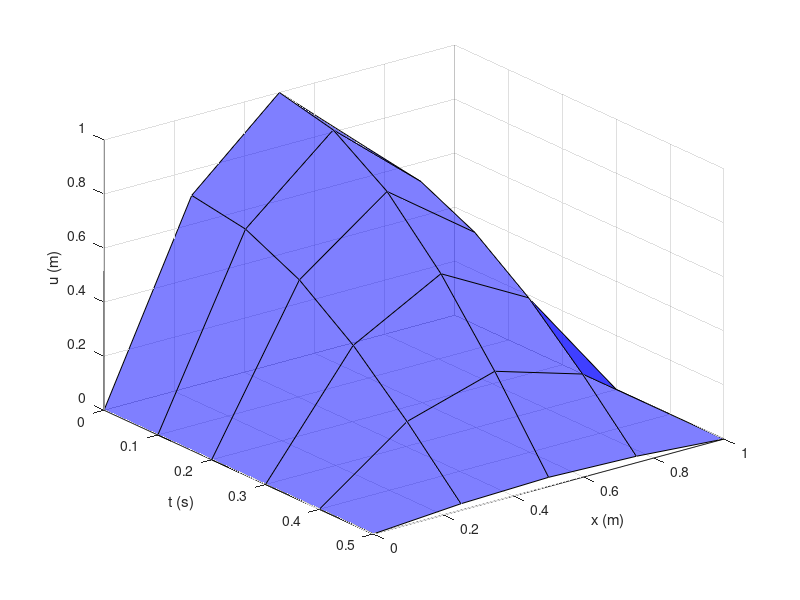

Write the MATLAB code that produced this figure. (Note: this script raises an error after producing the figure.)
%%% Define key problem parameters


k = 0.1; % t-spacing Δt = k
h = 0.25; % x-spacing Δx = h
    % the chosen step sizes lead to a stable solution by the CFL stability condition
a = 1; % wave speed parameter in 1D Wave Equation
r = a*k/h; % Courant Number

xup = 1; tup = 0.5; % max x and t values in the numerical solution mesh space
xlow = 0; tlow = 0; % min x & t values in mesh space
x = xlow:h:xup; t = tlow:k:tup; % specific x and t values for which numerical solution u(x,t) is found


%%% Plot of Mesh Points for the Numerical PDE Solution


[X,T] = meshgrid(x, t); % set up mesh spaced by Δx Δt
bc = plot(X,T, 'bs', 'MarkerFaceColor','b'); % plot the meshgrid to visualise it
    %% bc for "boundary condition" - the blue points are given by bc's
hold on

unk = plot(X(2:end,2:end-1)', T(2:end,2:end-1)', 'rs', 'MarkerFaceColor','r');
    %% "unk" = unknowns - not given by bc's
hold off
%% plot all mesh points blue and then overwrite middle 15 mesh points as red
%% to show the red as the unknown points

yticks(t)
xticks(x) % set x and t ticks to step sizes Δx Δt

xlim([xlow - 0.5*h, xup + 0.5*h])
ylim([tlow - 0.5*k, tup + 1.5*k]) % x & t limits in the plot. Space on top for the legend

xlabel("x (m)")
ylabel("t (s)")
title("Mesh Space for the Numerical Solution of Cable Displacement")

legend([bc(1), unk(1)], "Boundary Condition points", "Unknown Points", ...
    "Location", "north")
    %% passing by 1st element of plot handles for boundary condition (blue)
    %% and unknown (red) points to set the correct colours in the legend entries

for i = 1:length(x)
    for j = 1:length(t)
        label = {"u_{" + num2str(i-1) + "," + num2str(j-1) + "}"};
            % i,j >= 1 due to indexing so (i,j - 1) in num2str to get numbers from 0.
            % alternate is num2str((i-1)*10 + (j-1)) but produces 0 at i=j=1, not 00
        text(X(1,i), T(j,1), label, ...
            'VerticalAlignment','bottom','HorizontalAlignment','left')
    end
end


%%% Numerical Iterative Mesh Method for 1D Wave Equation


u_numerical = zeros(tup/k+1,xup/h+1); % solution matrix is a t by x matrix
    % ascending time goes by descending row: row 1 for t=0, row 2 for
    % t = k, row 3 for t = 2k, etc

% Boundary Conditions
    %bc_l = zeros(tup/k + 1, 1);
    %bc_r = bc_l;
    % --- could define these but simpler to just set u_numerical = 0 in 
    % recursive steps instead of u_numerical(i,j) = bc_l(j) or bc_r(j)

for i = 1:xup/h+1
    u_numerical(1, i) = sin(pi * (i-1) * h); % 1st row for t=0 by boundary condition
end

% 1st row (middle elements plus bc_l and bc_r elements = 0 given by bc):
for i = 1:xup/h+1
    if i == 1 || i == xup/h+1
        u_numerical(2,i) = 0; % 0 by boundary condition
    else
        u_numerical(2,i) = 0.5*(r^2)*u_numerical(1,i-1) + ...
        (1-(r^2))*u_numerical(1,i) + 0.5*(r^2)*u_numerical(1,i+1); % 2st row, t = k
        % recursive formula for t = k using bc "cable initially at rest"
    end
end

for j = 2:tup/k % iterate over t-steps to next row - start from row 3 till last row
    for i = 1:xup/h+1 % iterate over x-steps along the row
        if i == 1 || i == xup/h+1
            u_numerical(j+1,i) = 0;
        else 
            u_numerical(j+1,i) = (r^2)*u_numerical(j,i-1) + ...
            2*(1-(r^2))*u_numerical(j,i) + (r^2)*u_numerical(j,i+1) - ...
            u_numerical(j-1,i);
            % recursive formula to calculate the next row of meshpoints from prev 2 rows
        end
    end
end
disp(u_numerical); % see the u-values of the mesh points - numerical solution

surf(x, t, u_numerical, 'FaceAlpha', 0.5, 'FaceColor', 'b')
set(gca, 'Ydir', 'reverse')
    % revese t direction to see the decreasing oscillation better
xlabel("x (m)")
ylabel("t (s)")
zlabel("u (m)")
title("Displacement U(x,t) of X-Position Along Cable by Time" + ...
    newline + "Numerical Iterative Mesh Solution")


%%% Plot the Analytical Solution  found from analytical Wave Equation solution


u_exact = sin(pi*X) .* cos(pi*T); % using meshgrid set up in Line 9)

disp(u_exact); % see exact u-values of mesh points

surf(X,T,u_exact, 'FaceAlpha', 0.5, 'FaceColor', 'r')
set(gca, 'Ydir', 'reverse') % reverse to see cable displacement better
% x & t sizes are incompatible so cannot use "uexact = sin(pi*x).*cos(pi*t)"
xlabel("x (m)")
ylabel("t (s)")
zlabel("u (m)")
title("Displacement U(x,t) of X-Position Along Cable by Time" + ...
    newline + "Exact Analytical Solution")


%%%Calculate % error of each numerical mesh computation from analytical result


error = (u_numerical - u_exact);

percerror = zeros(size(error)); % percent error array
for j = 1:length(t)
    for i = 2:length(x)-1
        percerror(j,i) = 0;
        if mod((j-1)*k, 0.5) == 0
            percerror(j,i) = 0; % undefined error as exact solution = 0 at t = n/2 for int n >= 1
            continue % skip rest of calculation to avoid division by 0
        else
            percerror(j,i) = error(j,i)/u_exact(j,i) * 100;
        end
    end
end

disp(percerror);
percerror = abs(percerror); % to display on bar graph

%percerrormid = error(1:tup/k,2:xup/h)./u_exact(1:tup/k,2:xup/h) * 100;
%percerror = vertcat(percerrormid, [NaN, NaN, NaN])

b = bar(percerror(:,2)); %1st col = 0 from boundary condition. 2nd to (end-1) cols are equal
xlabel("Iteration in Time")
ylabel("Percent Error")
title("Error in Numerical Solution from Analytical")

if length(b.XData) <= 15 % with 16+ bars, bars cannot fit numbers on top - too much number clatter
    for i = 1:length(b)
        text(b(i).XData, b(i).YData, num2str(percerror(:,2), '%.01f'), ...
            'VerticalAlignment','bottom','horizontalalign','center');
    end
end
ylim([0 1.2*max(b.YData)]) % plot goes till 1% above max percent error
